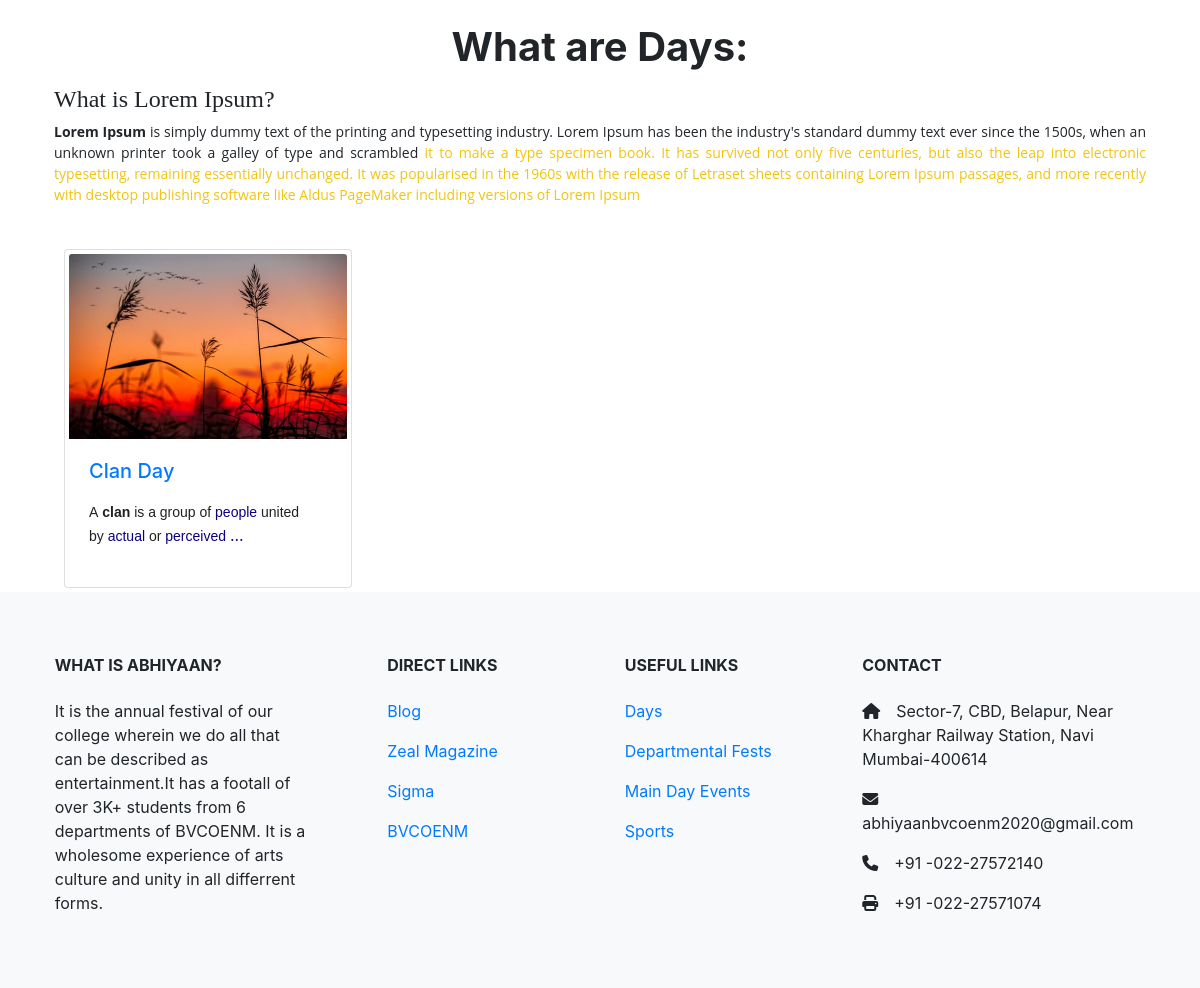
The page /days/ (lower part) on the database as committed earlier.
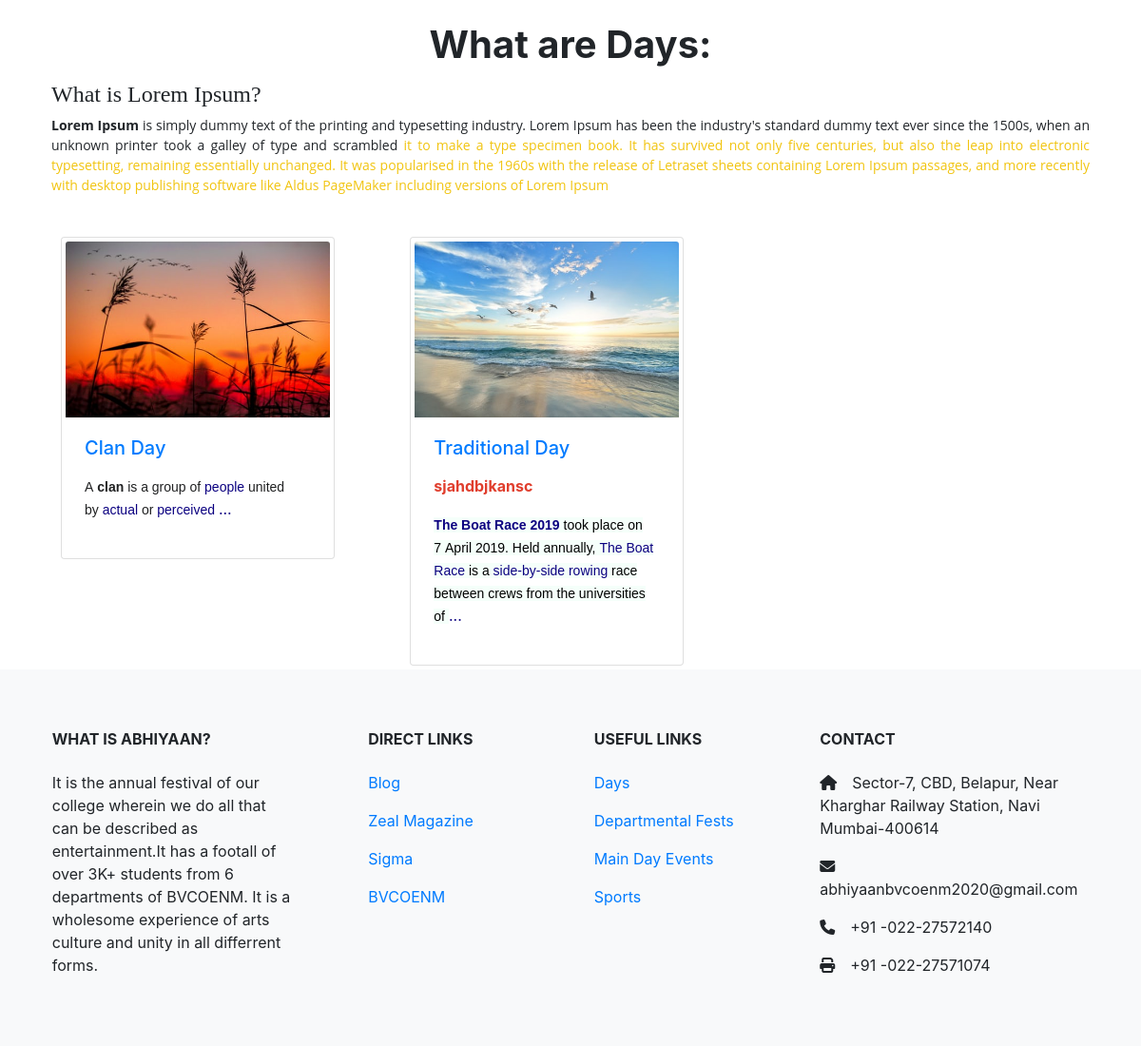
The same page on the database as committed later.
### days/models.py (models this page shows, shortened)
class Days(models.Model):
    imageOne   =  models.ImageField(upload_to='images', blank=True)
    imageTwo   =  models.ImageField(upload_to='images', blank=True)
    imageThree =  models.ImageField(upload_to='images', blank=True)
    description=  models.TextField(blank=True)
    day        =  models.ManyToManyField(Day, blank=True, related_name="dayofdays")

class Day(models.Model):
    name        =  models.CharField(max_length=1000)
    imageOne    =  models.ImageField(upload_to='images', blank=True)
    imageTwo    =  models.ImageField(upload_to='images', blank=True)
    imageThree  =  models.ImageField(upload_to='images', blank=True)
    description =  models.TextField(blank=True)
    events      =  models.ManyToManyField(Event, blank=True, related_name="eventsofday")
    def __str__(self):
        return remove_html_tags(self.name)

### days/views.py (the view)
# urls.py: path("", views.index, name="index"),
def index(request):
    days=Days.objects.all()[0]
    day=Day.objects.all()
    departments=Department.objects.all()
    return render(request, "days/index.html", {
        "days": days,
        "day":day,
        "departments": departments,
        "sports":["Kabaddi", "Kho-Kho", "Cricket", "Batminton"]
    })

### days/models.py (called while the page is built)
def remove_html_tags(text):
    clean = re.compile('<.*?>')
    return re.sub(clean, '', text)

### days/templates/days/index.html (shortened to what this page needs)
{% extends "home/layout.html" %}
{% block body %}
<div class="p-4 container text-centre">
  <h1 class="font-weight-bold text-center">What are Days:</h1>
  <p class="text-center ">{{ days.description|safe }}</p>
</div>
<div class="container">
  <div class="row m-1">
    {% for aday in day %}
    <div class="col-xl-4 col-lg-4 col-md-6 col-sm-12">
      <div class="card img-thumbnail" style="width: 18rem;">
        <img class="card-img-top" src="{{ aday.imageOne.url }}" alt="Card image cap">
        <div class="card-body">
          <a href="{% url 'days:day' aday %}"><h5 class="card-title">{{ aday.name|safe }}</h5></a>
          <p class="card-text">{{ aday.description|truncatewords:100|safe }}<a href="{% url 'days:day' aday %}">...</h5></a></p>
        </div>
      </div>
    </div>
    {% endfor %}
  </div>
</div>
{% endblock body %}

### home/templates/home/layout.html (shortened to what this page needs)
<!DOCTYPE html>
<html lang="en">
<head>
    {% load static %}
    <link rel="stylesheet" href="{% static 'home/styles.css' %}">
    <link rel="stylesheet" href="https://cdn.jsdelivr.net/npm/bootstrap@4.5.3/dist/css/bootstrap.min.css">
</head>
<body>
    {% block body %}
    {% endblock body %}
    <nav class="navbar navbar-light bg-light">
      <footer class="page-footer font-small mdb-color pt-4">
        <div class="container text-center text-md-left">
          <div class="row text-center text-md-left mt-3 pb-3">
            <div class="col-md-3 col-lg-3 col-xl-3 mx-auto mt-3">
              <h6 class="text-uppercase mb-4 font-weight-bold">What is Abhiyaan?</h6>
              <p>It is the annual festival of our college wherein we do all that can be described as entertainment.It has a footall of over 3K+ students from 6 departments of BVCOENM. It is a wholesome experience of arts culture and unity in all differrent forms.</p>
            </div>
            <div class="col-md-2 col-lg-2 col-xl-2 mx-auto mt-3">
              <h6 class="text-uppercase mb-4 font-weight-bold">Direct Links</h6>
              <p>
                <a href="#!">Blog</a>
              </p>
              <p>
                <a href="#!">Zeal Magazine</a>
              </p>
              <p>
                <a href="#!">Sigma</a>
              </p>
              <p>
                <a href="#!">BVCOENM</a>
              </p>
            </div>
            <div class="col-md-3 col-lg-2 col-xl-2 mx-auto mt-3">
              <h6 class="text-uppercase mb-4 font-weight-bold">Useful links</h6>
              <p>
                <a href="{% url 'days:index' %}">Days</a>
              </p>
              <p>
                <a href="{% url 'departmentalfests:index' %}">Departmental Fests</a>
              </p>
              <p>
                <a href="#!">Main Day Events</a>
              </p>
              <p>
                <a href="{% url 'sports:index' %}">Sports</a>
              </p>
            </div>
            <div class="col-md-4 col-lg-3 col-xl-3 mx-auto mt-3">
              <h6 class="text-uppercase mb-4 font-weight-bold">Contact</h6>
              <p>
                <i class="fas fa-home mr-3"></i>Sector-7, CBD, Belapur, Near Kharghar Railway Station, Navi Mumbai-400614</p>
              <p>
                <i class="fas fa-envelope mr-3"></i>abhiyaanbvcoenm2020@gmail.com</p>
              <p>
                <i class="fas fa-phone mr-3"></i>+91 -022-27572140</p>
              <p>
                <i class="fas fa-print mr-3"></i>+91 -022-27571074</p>
            </div>
          </div>
          </div>
      </footer>
    </nav>
</body>
</html>

Rows that differ between the two databases and show on the page:
added Day: imageOne (picture), name "Traditional Day", description "sjahdbjkansc The Boat Race 2019 took place on 7 April 2019. Held annually, The Boat Race is a side-by-side rowing race between crews from the universities of"
